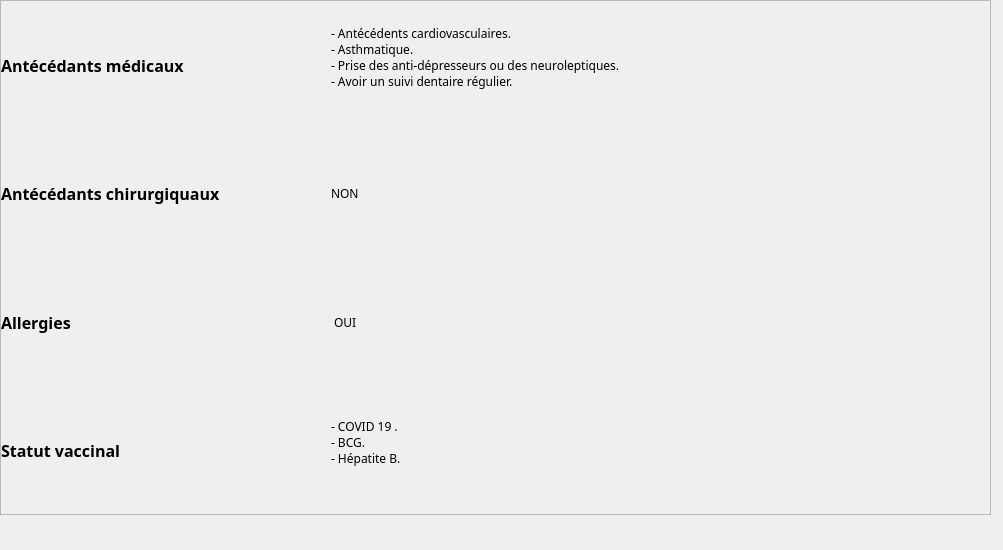
                <widget class="QWidget" name="scrollAreaWidgetContents_3">
                 <property name="geometry">
                  <rect>
                   <x>0</x>
                   <y>0</y>
                   <width>1003</width>
                   <height>550</height>
                  </rect>
                 </property>
                 <property name="minimumSize">
                  <size>
                   <width>0</width>
                   <height>550</height>
                  </size>
                 </property>
                 <property name="maximumSize">
                  <size>
                   <width>16777215</width>
                   <height>550</height>
                  </size>
                 </property>
                 <widget class="QFrame" name="patientsDettalsTable">
                  <property name="geometry">
                   <rect>
                    <x>0</x>
                    <y>0</y>
                    <width>991</width>
                    <height>515</height>
                   </rect>
                  </property>
                  <property name="minimumSize">
                   <size>
                    <width>0</width>
                    <height>515</height>
                   </size>
                  </property>
                  <property name="maximumSize">
                   <size>
                    <width>16777215</width>
                    <height>515</height>
                   </size>
                  </property>
                  <property name="frameShape">
                   <enum>QFrame::StyledPanel</enum>
                  </property>
                  <property name="frameShadow">
                   <enum>QFrame::Raised</enum>
                  </property>
                  <layout class="QGridLayout" name="gridLayout_4">
                   <property name="leftMargin">
                    <number>0</number>
                   </property>
                   <property name="topMargin">
                    <number>0</number>
                   </property>
                   <property name="rightMargin">
                    <number>0</number>
                   </property>
                   <property name="bottomMargin">
                    <number>0</number>
                   </property>
                   <property name="spacing">
                    <number>0</number>
                   </property>
                   <item row="2" column="0">
                    <widget class="QLabel" name="label_158">
                     <property name="font">
                      <font>
                       <family>Noto Sans</family>
                       <pointsize>12</pointsize>
                       <weight>75</weight>
                       <bold>true</bold>
                      </font>
                     </property>
                     <property name="text">
                      <string>Allergies</string>
                     </property>
                    </widget>
                   </item>
                   <item row="3" column="0">
                    <widget class="QLabel" name="label_188">
                     <property name="font">
                      <font>
                       <family>Noto Sans</family>
                       <pointsize>12</pointsize>
                       <weight>75</weight>
                       <bold>true</bold>
                      </font>
                     </property>
                     <property name="text">
                      <string>Statut vaccinal</string>
                     </property>
                    </widget>
                   </item>
                   <item row="3" column="1" colspan="2">
                    <widget class="QLabel" name="label_146">
                     <property name="font">
                      <font>
                       <family>Noto Sans</family>
                      </font>
                     </property>
                     <property name="text">
                      <string>- COVID 19 .
- BCG.
- Hépatite B.
</string>
                     </property>
                    </widget>
                   </item>
                   <item row="1" column="0">
                    <widget class="QLabel" name="label_186">
                     <property name="font">
                      <font>
                       <family>Noto Sans</family>
                       <pointsize>12</pointsize>
                       <weight>75</weight>
                       <bold>true</bold>
                      </font>
                     </property>
                     <property name="text">
                      <string>Antécédants chirurgiquaux</string>
                     </property>
                    </widget>
                   </item>
                   <item row="2" column="1" colspan="2">
                    <widget class="QLabel" name="label_176">
                     <property name="font">
                      <font>
                       <family>Noto Sans</family>
                      </font>
                     </property>
                     <property name="text">
                      <string> OUI</string>
                     </property>
                    </widget>
                   </item>
                   <item row="1" column="1" colspan="2">
                    <widget class="QLabel" name="label_177">
                     <property name="font">
                      <font>
                       <family>Noto Sans</family>
                      </font>
                     </property>
                     <property name="text">
                      <string>NON</string>
                     </property>
                    </widget>
                   </item>
                   <item row="0" column="0">
                    <widget class="QLabel" name="label_164">
                     <property name="font">
                      <font>
                       <family>Noto Sans</family>
                       <pointsize>12</pointsize>
                       <weight>75</weight>
                       <bold>true</bold>
                      </font>
                     </property>
                     <property name="text">
                      <string>Antécédants médicaux</string>
                     </property>
                    </widget>
                   </item>
                   <item row="0" column="1" colspan="2">
                    <widget class="QLabel" name="label_152">
                     <property name="font">
                      <font>
                       <family>Noto Sans</family>
                      </font>
                     </property>
                     <property name="text">
                      <string>- Antécédents cardiovasculaires.
- Asthmatique.
- Prise des anti-dépresseurs ou des neuroleptiques.
- Avoir un suivi dentaire régulier.
</string>
                     </property>
                    </widget>
                   </item>
                  </layout>
                 </widget>
                </widget>
